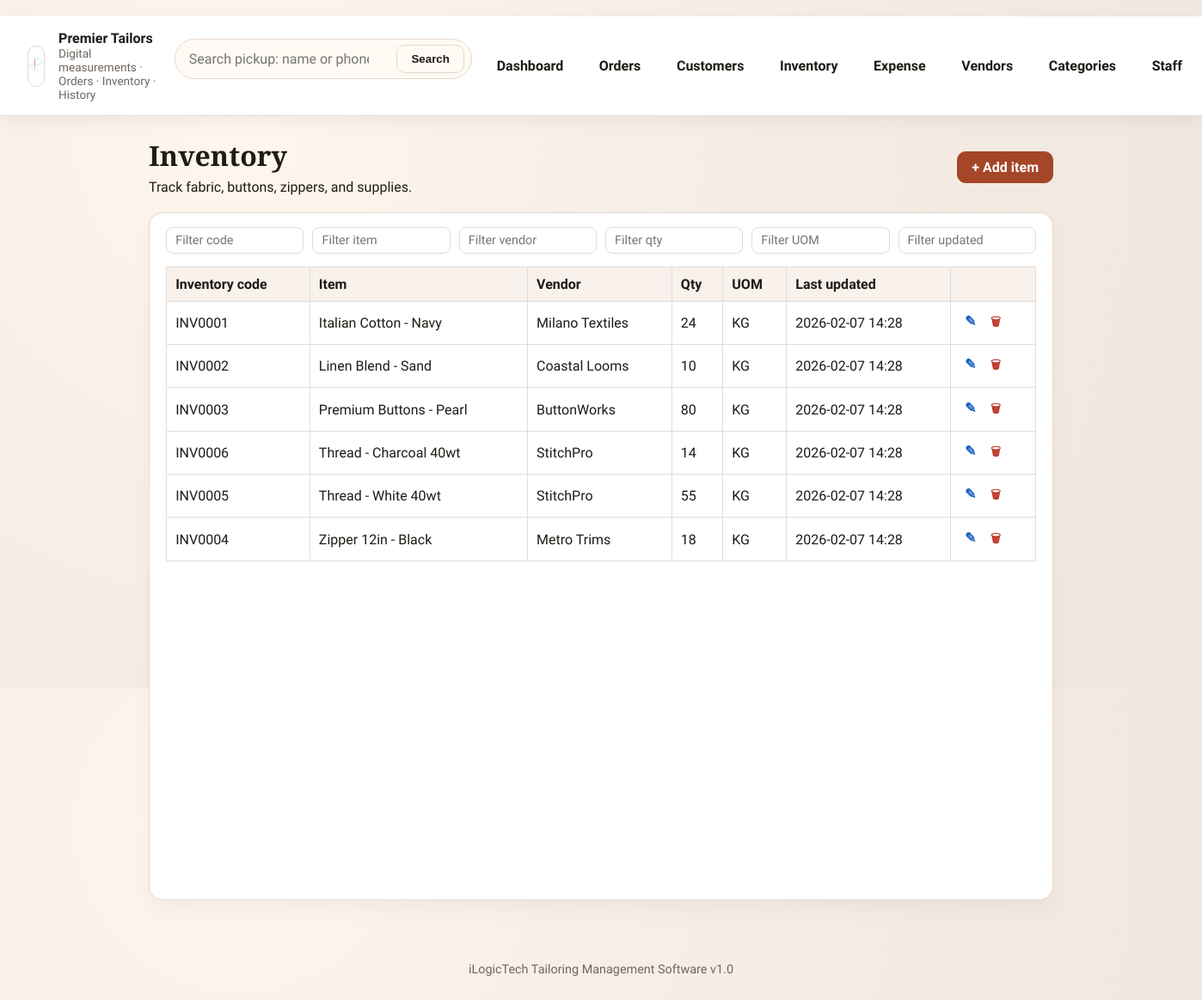
Page /inventory on the committed database.
### tables this page shows
CREATE TABLE inventory (
            id INTEGER PRIMARY KEY AUTOINCREMENT,
            inventory_code TEXT UNIQUE,
            name TEXT NOT NULL,
            supplier TEXT,
            qty INTEGER NOT NULL DEFAULT 0,
            updated_at TEXT,
            uom_id INTEGER,
            FOREIGN KEY (uom_id) REFERENCES uoms (id)
        );

CREATE TABLE uoms (
            id INTEGER PRIMARY KEY AUTOINCREMENT,
            name TEXT NOT NULL UNIQUE
        );

### app.py (the view, shortened to what this page needs)
@app.route("/inventory", methods=["GET", "POST"])
def inventory():
    conn = get_db()
    items = conn.execute(
        """
        SELECT inventory.*, uoms.name AS uom_name
        FROM inventory
        LEFT JOIN uoms ON uoms.id = inventory.uom_id
        ORDER BY inventory.name ASC
        """
    ).fetchall()
    conn.close()
    return render_template("inventory.html", items=items)

### app.py (called while the page is built)
def get_db() -> sqlite3.Connection:
    conn = sqlite3.connect(DB_PATH)
    conn.row_factory = sqlite3.Row
    return conn

@app.before_request
def ensure_db_ready() -> None:
    global _db_ready
    if not _db_ready:
        init_db()
        _db_ready = True

### templates/inventory.html (shortened to what this page needs)
﻿{% extends "base.html" %}
{% block content %}
<div class="page-head">
  <div>
    <h1>Inventory</h1>
    <p>Track fabric, buttons, zippers, and supplies.</p>
  </div>
  <a class="btn primary" href="{{ url_for('inventory_add') }}">+ Add item</a>
</div>
<section class="card">
  <div class="filter-bar inventory-filters">
    <input class="filter-input" type="text" placeholder="Filter code" data-col="0" />
    <input class="filter-input" type="text" placeholder="Filter item" data-col="1" />
    <input class="filter-input" type="text" placeholder="Filter vendor" data-col="2" />
    <input class="filter-input" type="text" placeholder="Filter qty" data-col="3" />
    <input class="filter-input" type="text" placeholder="Filter UOM" data-col="4" />
    <input class="filter-input" type="text" placeholder="Filter updated" data-col="5" />
  </div>
  <div class="table-scroll">
    <table class="inventory-table" id="inventory-table">
    <thead>
      <tr>
        <th>Inventory code</th>
        <th>Item</th>
        <th>Vendor</th>
        <th>Qty</th>
        <th>UOM</th>
        <th>Last updated</th>
        <th></th>
      </tr>
    </thead>
    <tbody>
      {% if items %}
        {% for item in items %}
        <tr>
          <td>{{ item.inventory_code }}</td>
          <td>{{ item.name }}</td>
          <td>{{ item.supplier or "-" }}</td>
          <td>{{ item.qty }}</td>
          <td>{{ item.uom_name or "-" }}</td>
          <td>{{ item.updated_at or "-" }}</td>
          <td>
            <a class="icon-btn edit" href="{{ url_for('inventory_edit', item_id=item.id) }}" aria-label="Edit">&#9998;</a>
            <form method="post" action="{{ url_for('inventory_delete', item_id=item.id) }}" style="display:inline;">
              <button class="icon-btn delete" type="submit" aria-label="Delete">&#128465;</button>
            </form>
          </td>
        </tr>
        {% endfor %}
      {% else %}
        <tr>
          <td colspan="7" class="no-data">No inventory items yet.</td>
        </tr>
      {% endif %}
    </tbody>
    </table>
  </div>
</section>
{% endblock %}

### static/style.css (style rules this page uses)
:root { --ink: #1f1b16; --muted: #6f6660; --surface: #f7f2ea; --panel: #ffffff; --accent: #a54628; --accent-soft: #f1d4c7; --line: #e6d7cd; --warning: #d7762a; --font-title: "Playfair Display", "Times New Roman", serif; --font-body: "Source Sans 3", "Segoe UI", sans-serif; }
* { box-sizing: border-box; }
body { margin: 0; font-family: var(--font-body); color: var(--ink); background: radial-gradient(circle at 20% 20%, #fff6ed 0%, #f6efe7 35%, #efe6dd 100%); }
h1, h2, h3 { font-family: var(--font-title); margin: 0 0 0.4rem 0; }
p { margin: 0.2rem 0; }
a { text-decoration: none; color: inherit; }
.card { background: var(--panel); border: 1px solid var(--line); border-radius: 16px; padding: 1rem 1.2rem; box-shadow: 0 12px 24px rgba(0, 0, 0, 0.04); height: 100%; }
.btn { border: 1px solid var(--accent); background: transparent; color: var(--accent); padding: 0.5rem 1rem; border-radius: 10px; font-weight: 600; cursor: pointer; }
.btn.primary { background: var(--accent); color: white; }
.page-head { display: flex; justify-content: space-between; gap: 1rem; align-items: center; margin-bottom: 1rem; }
.icon-btn { border: none; background: transparent; padding: 0.2rem 0.4rem; cursor: pointer; font-weight: 600; text-decoration: none; display: inline-flex; align-items: center; justify-content: center; }
.icon-btn.edit { color: #1b63c5; }
.icon-btn.delete { color: #c0392b; }
input, select, textarea { border: 1px solid var(--line); border-radius: 10px; padding: 0.5rem 0.6rem; font: inherit; background: #fff; }

### templates/inventory.html (style rules this page uses)
.inventory-table { width: 100%; border-collapse: collapse; }
.inventory-table th, .inventory-table td { border: 1px solid #ddd; padding: 10px; text-align: left; }
.inventory-table th { background: #f9f1eb; }
.filter-bar { display: grid; grid-template-columns: repeat(6, minmax(0, 1fr)); gap: 10px; margin-bottom: 15px; align-items: center; }
.filter-input { width: 100%; padding: 6px 10px; border: 1px solid #ddd; border-radius: 8px; font-size: 0.9rem; box-sizing: border-box; }
.table-scroll { width: 100%; overflow-x: auto; }

### rows in the picture
inventory: inventory_code "INV0001", name "Italian Cotton - Navy", supplier "Milano Textiles", qty "24", name "KG", updated_at "2026-02-07 14:28"
inventory: inventory_code "INV0002", name "Linen Blend - Sand", supplier "Coastal Looms", qty "10", name "KG", updated_at "2026-02-07 14:28"
inventory: inventory_code "INV0003", name "Premium Buttons - Pearl", supplier "ButtonWorks", qty "80", name "KG", updated_at "2026-02-07 14:28"
inventory: inventory_code "INV0006", name "Thread - Charcoal 40wt", supplier "StitchPro", qty "14", name "KG", updated_at "2026-02-07 14:28"
inventory: inventory_code "INV0005", name "Thread - White 40wt", supplier "StitchPro", qty "55", name "KG", updated_at "2026-02-07 14:28"
inventory: inventory_code "INV0004", name "Zipper 12in - Black", supplier "Metro Trims", qty "18", name "KG", updated_at "2026-02-07 14:28"
